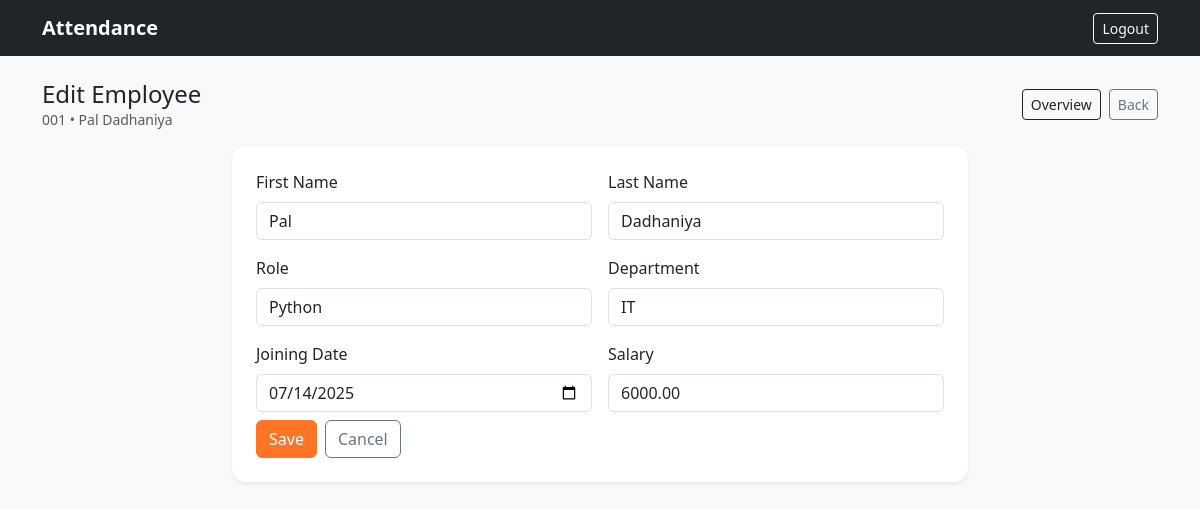
/admin-dashboard/employee/001/details/ (signed in), run on the app's committed database.
### accounts/models.py (models this page shows, shortened)
class Employee(models.Model):
    user = models.OneToOneField(
        User,
        on_delete=models.CASCADE,
        related_name="employee_profile"
    )
    employee_id = models.CharField(max_length=20, unique=True)
    role = models.CharField(max_length=100)
    department = models.CharField(max_length=100)
    joining_date = models.DateField()
    salary = models.DecimalField(max_digits=10, decimal_places=2)
    is_active = models.BooleanField(default=True)  # ✅ REQUIRED

### attendance/views.py (the view, shortened to what this page needs)
@login_required
@user_passes_test(is_admin)
def admin_employee_details(request, employee_id):
    employee = get_object_or_404(Employee, employee_id=employee_id)
    return render(request, "admin_panel/employee_details.html", {"employee": employee})

### attendance/views.py (called while the page is built)
def is_admin(user):
    return user.is_staff

### templates/admin_panel/employee_details.html (shortened to what this page needs)
{% extends "base.html" %}
{% block content %}
<div class="d-flex flex-wrap justify-content-between align-items-center gap-2 mb-3">
  <div>
    <h1 class="h4 mb-0">Edit Employee</h1>
    <div class="text-muted small">
      {{ employee.employee_id }} • {{ employee.user.first_name }} {{ employee.user.last_name }}
    </div>
  </div>
  <div class="d-flex flex-wrap gap-2">
    <a class="btn btn-outline-dark btn-sm" href="{% url 'admin_employee_overview' employee.employee_id %}">Overview</a>
    <a class="btn btn-outline-secondary btn-sm" href="{% url 'admin_view_employees' %}">Back</a>
  </div>
</div>
<div class="row justify-content-center">
  <div class="col-12 col-lg-8">
    <div class="card shadow-sm border-0">
      <div class="card-body p-4">
        <form method="post" class="row g-3">
          <div class="col-12 col-md-6">
            <label class="form-label">First Name</label>
            <input type="text" name="first_name" class="form-control" value="{{ employee.user.first_name }}" required>
          </div>
          <div class="col-12 col-md-6">
            <label class="form-label">Last Name</label>
            <input type="text" name="last_name" class="form-control" value="{{ employee.user.last_name }}">
          </div>
          <div class="col-12 col-md-6">
            <label class="form-label">Role</label>
            <input type="text" name="role" class="form-control" value="{{ employee.role }}" required>
          </div>
          <div class="col-12 col-md-6">
            <label class="form-label">Department</label>
            <input type="text" name="department" class="form-control" value="{{ employee.department }}" required>
          </div>
          <div class="col-12 col-md-6">
            <label class="form-label">Joining Date</label>
            <input type="date" name="joining_date" class="form-control" value="{{ employee.joining_date|date:'Y-m-d' }}" required>
          </div>
          <div class="col-12 col-md-6">
            <label class="form-label">Salary</label>
            <input type="number" name="salary" class="form-control" value="{{ employee.salary }}" step="0.01" min="0" required>
          </div>
          <div class="col-12 d-flex gap-2 mt-2">
            <button type="submit" class="btn btn-brand">Save</button>
            <a class="btn btn-outline-secondary" href="{% url 'admin_view_employees' %}">Cancel</a>
          </div>
        </form>
      </div>
    </div>
  </div>
</div>
{% endblock %}

### templates/base.html (style rules this page uses)
:root { --brand: #ff7426; }
.btn-brand { background: var(--brand); border-color: var(--brand); color: #fff; }
.card { border-radius: 14px; }

### data on the page
Employee: employee_id "001", user.first_name "Pal", user.last_name "Dadhaniya", first_name "Pal", last_name "Dadhaniya", role "Python", department "IT", joining_date "07/14/2025", salary "6000.00"
